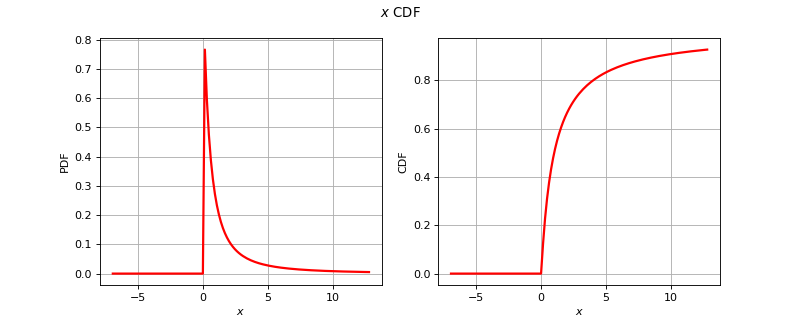

Here is the Python script that generated this plot:
import openturns as ot
from matplotlib import pyplot as plt
from openturns.viewer import View
if ot.Burr().__class__.__name__ == 'ComposedDistribution':
    correlation = ot.CorrelationMatrix(2)
    correlation[1, 0] = 0.25
    aCopula = ot.NormalCopula(correlation)
    marginals = [ot.Normal(1.0, 2.0), ot.Normal(2.0, 3.0)]
    distribution = ot.ComposedDistribution(marginals, aCopula)
elif ot.Burr().__class__.__name__ == 'CumulativeDistributionNetwork':
    distribution = ot.CumulativeDistributionNetwork([ot.Normal(2),ot.Dirichlet([0.5, 1.0, 1.5])], ot.BipartiteGraph([[0,1], [0,1]]))
elif ot.Burr().__class__.__name__ == 'Histogram':
    distribution = ot.Histogram([-1.0, 0.5, 1.0, 2.0], [0.45, 0.4, 0.15])
else:
    distribution = ot.Burr()
dimension = distribution.getDimension()
if dimension == 1:
    distribution.setDescription(['$x$'])
    pdf_graph = distribution.drawPDF()
    cdf_graph = distribution.drawCDF()
    fig = plt.figure(figsize=(10, 4))
    plt.suptitle(str(distribution))
    pdf_axis = fig.add_subplot(121)
    cdf_axis = fig.add_subplot(122)
    View(pdf_graph, figure=fig, axes=[pdf_axis], add_legend=False)
    View(cdf_graph, figure=fig, axes=[cdf_axis], add_legend=False)
elif dimension == 2:
    distribution.setDescription(['$x_1$', '$x_2$'])
    pdf_graph = distribution.drawPDF()
    fig = plt.figure(figsize=(10, 5))
    plt.suptitle(str(distribution))
    pdf_axis = fig.add_subplot(111)
    View(pdf_graph, figure=fig, axes=[pdf_axis], add_legend=False, square_axes=True)
